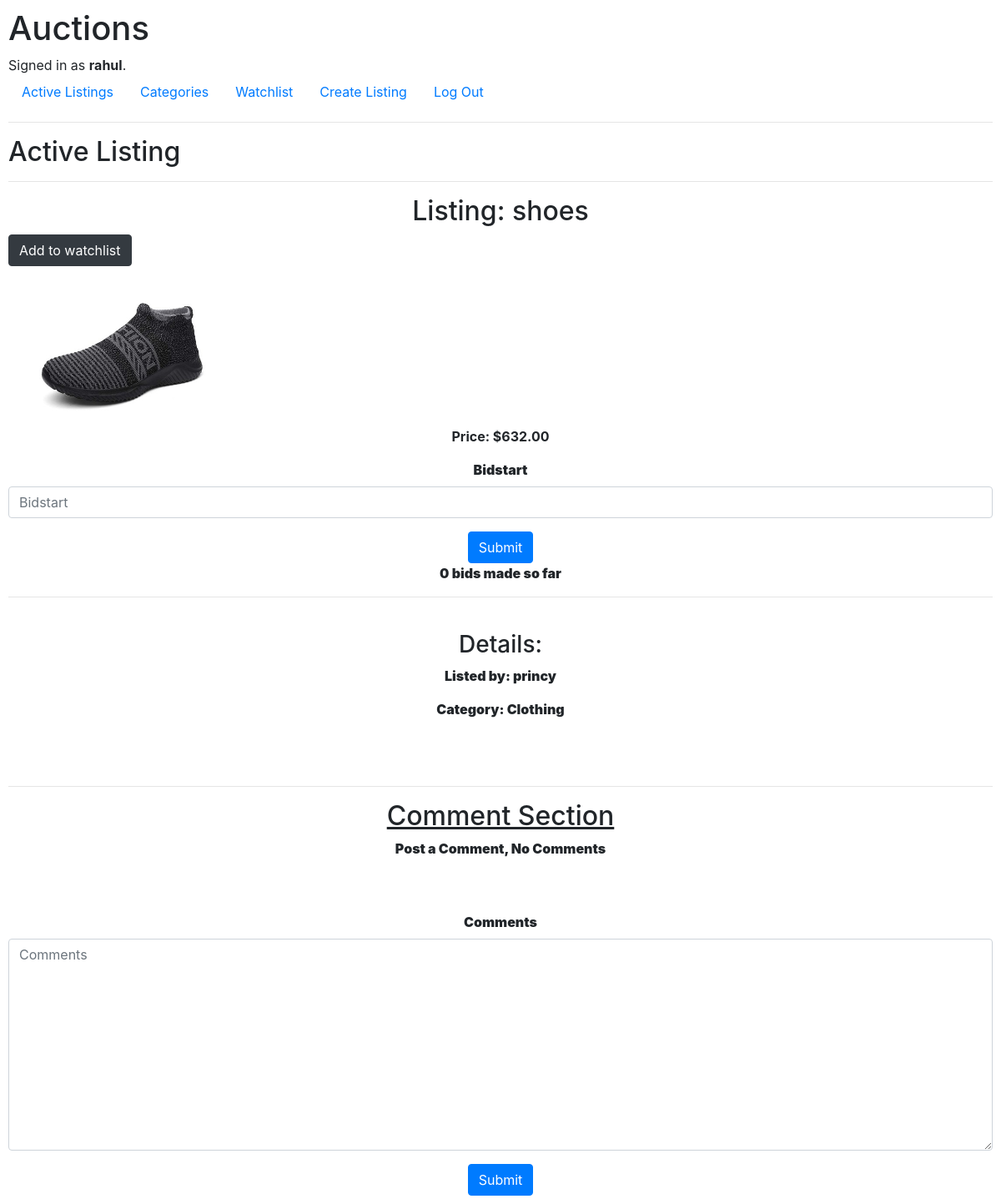
/listings/25/ (signed in), run on an earlier commit of the app's database.
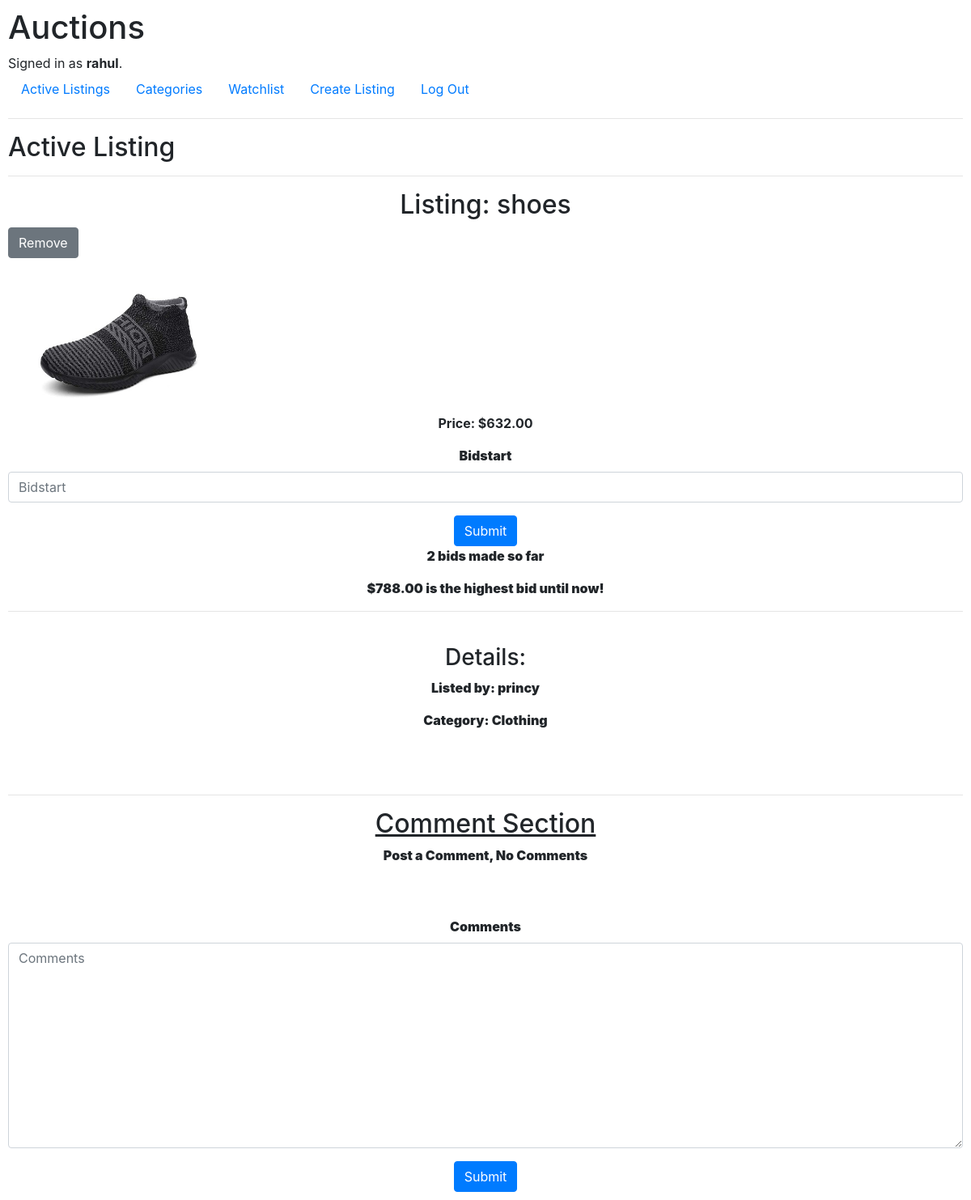
And on a later commit of the database.
### auctions/models.py (models this page shows, shortened)
class Bid(models.Model):
    bidder=models.ForeignKey(User,on_delete=models.CASCADE,null=True)
    bidding=models.ForeignKey(Listings,on_delete=models.CASCADE, null=True)
    bidstart=models.DecimalField(max_digits=5,decimal_places=2)

### auctions/views.py (the view, shortened to what this page needs)
# urls.py: path("listings/<int:item_id>/",views.listing,name="listing"),
@login_required
def listing(request,item_id):
    listing=Listings.objects.get(pk=item_id)
    watchlistform=WatchListForm()
    bids=Bid.objects.all()
    i=0
    for bid in bids:
       if str(bid.bidding)==listing.listing_title:
           i+=1
    if str(request.user)==str(listing.listing_owner):
        j=1
    else:
        j=0
    BidItems=Bid.objects.all()
    biditems=[]
    for bidone in BidItems:
            if  str(bidone.bidding)==listing.listing_title:
                bid_item=bidone
                biditems.append(bid_item)
    bidlen=len(biditems)-1
    if bidlen ==-1:
        HighestBidMade=0
        HighestBidder=None
        flag=False
    else:
        HighestBidMade=biditems[bidlen].bidstart
        HighestBidder=biditems[bidlen].bidder
        flag=True
    print(HighestBidder)
    print(listing.id)
    comments=Comments.objects.all()
    comment_all=[]
    for comment in comments:
        if str(comment.listing_comment)==listing.listing_title:
            comment_all.append(comment)
        else:
            pass
    len_of_comments=len(comment_all)
    if request.method=='POST' and 'bid' in request.POST:
        if flag:
            if float(request.POST['bidstart']) < biditems[bidlen].bidstart:
                  return render(request,"auctions/lessthanpreviousbids.html")
            else:
                pass
    if request.method !='POST':
        form= BidForm()
    if request.method !='POST':
        comment= CommentForm()
    if request.method !='POST':
       pass
    watchlistitem=WatchList.objects.all()
    listingsitem=[]
    for listingone in watchlistitem:
        if request.user==listingone.watchlist_owner:
            listing_item=listingone.watchlist_listing
            listingsitem.append(listing_item)
    key=0
    for userwatchlist in listingsitem:
        if listing.listing_title==userwatchlist.listing_title:
            key= 1
        else:
            pass
    BidItems=Bid.objects.all()
    biditems=[]
    for bidone in BidItems:
        if  str(bidone.bidding)==listing.listing_title:
            bid_item=bidone
            biditems.append(bid_item)
    context={'listing':listing,'no_of_bids':i,'j':j,"comments":comment_all,'len':len_of_comments,
    'form':form,'commentForm':comment,'watchlistform':watchlistform,
    'key':key,'highestbid':HighestBidMade,'flag':flag,'highestbidder':HighestBidder}
    return render(request,"auctions/listing.html",context)

### auctions/forms.py
class BidForm(forms.ModelForm):
    class Meta:
        model=Bid
        fields=['bidstart']

class CommentForm(forms.ModelForm):
    class Meta:
        model=Comments
        fields=['comments']

### auctions/models.py (called while the page is built)
    def __str__(self):
        return self.listing_title

    @property
    def imageURL(self):
        try:
            url=self.listing_image.url
        except:
            url=''
        return url

### auctions/templates/auctions/listing.html (shortened to what this page needs)
{% extends "auctions/layout.html" %}
{% load static %}
{% load bootstrap4 %}
{% block body %}
<h2>Active Listing</h2>
<hr>
<h2 style="text-align: center;">Listing: {{listing.listing_title}}</h2>
{% if key == 1 %}
    {% buttons %}
        <a href="{% url 'remove' listing.id %}"><button name="watchlistbutton" type="submit" class="btn btn-secondary">Remove</button></a>
    {% endbuttons %}
    <br>
    <br>
{% else %}
<form action="{% url 'listing' listing.id %}" method="post" class="form">
    {% buttons %}
        <button name="watchlistbutton" type="submit" class="btn btn-dark">Add to watchlist</button>
    {% endbuttons %}
    <br>
    <br>
</form>
{% endif %}
<img style="display: flex;" width=300px; height:300px; src="{{listing.imageURL}}" alt="My image">
<strong style="text-align: center;"><p>Price: ${{listing.listing_price}}</p><strong>
<form action="{% url 'listing' listing.id %}" method="post" class="form">
   {% for field in form %}
    {% bootstrap_field field %}
   {% endfor %}
    {% buttons %}
        <button  name="bid" type="submit" class="btn btn-primary">Submit</button>
    {% endbuttons %}
</form>
<p>{{no_of_bids}} bids made so far</p>
{% if flag == True %}
  <p>${{highestbid}} is the highest bid until now!</p>
{% endif %}
<hr>
<br>
<h3>Details:</h3>
<strong style="text-align: center;"><p>Listed by: {{listing.listing_owner}}</p><strong>
<strong style="text-align: center;"><p>Category: {{listing.listing_category}}</p><strong>
<br>
<br>
<hr>
<h2 style="text-decoration:underline;"> Comment Section</h2>
{%if len == 0 %}
  <p>Post a Comment, No Comments</p>
{%  endif %}
<br>
<br>
<form action="{% url 'listing' listing.id %}" method="post" class="form">
    {% bootstrap_form commentForm %}
    {% buttons %}
        <button name="comment" type="submit" class="btn btn-primary">Submit</button>
    {% endbuttons %}
</form>
{% endblock %}

What changed in the data, as far as the page shows it:
added Bid: bidstart "788.00"
Also different on the page:
{{ no_of_bids }}: "0" → "2"
text no longer shown: "Add to watchlist"
text now shown: "Remove $ is the highest bid until now!"
